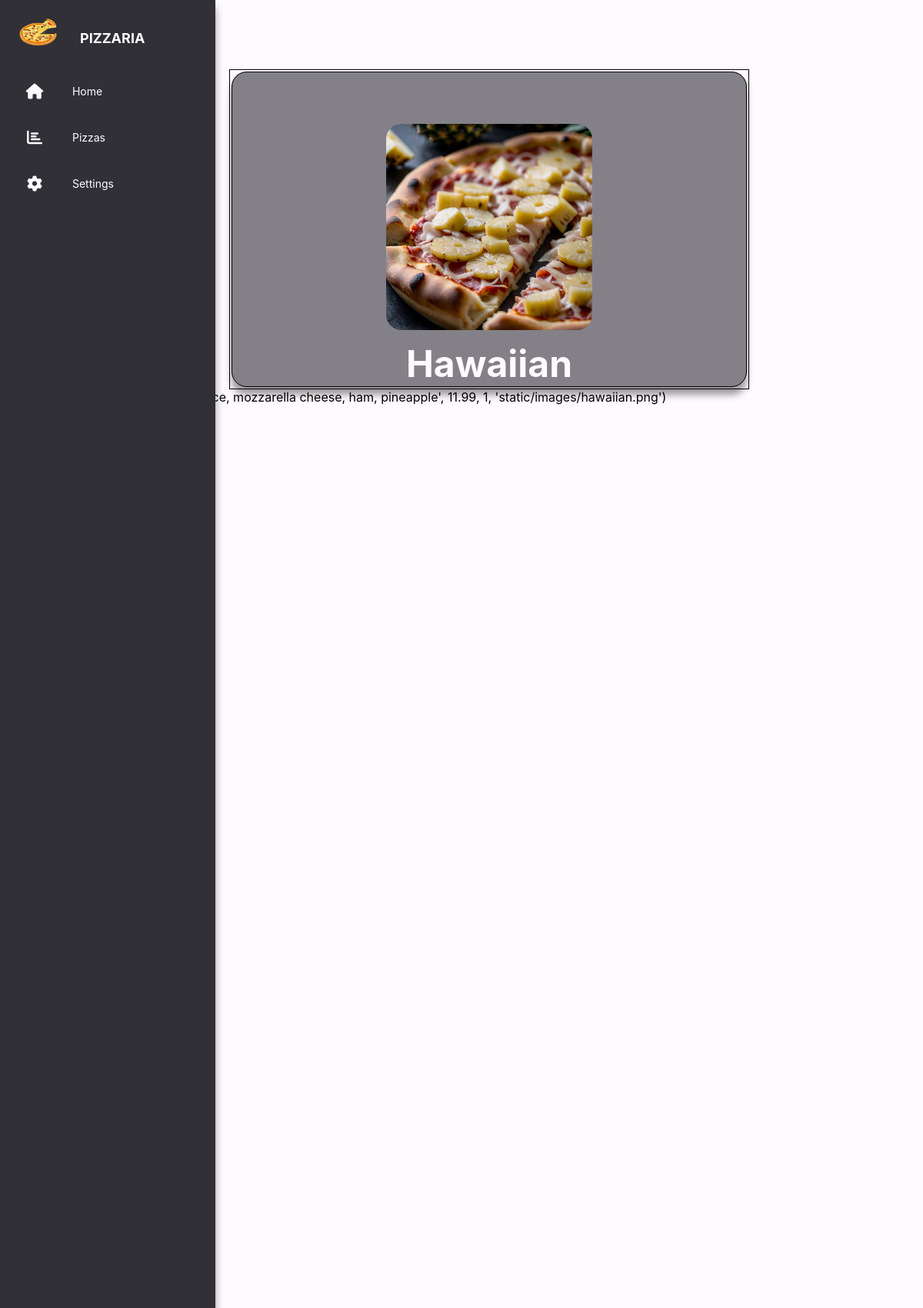
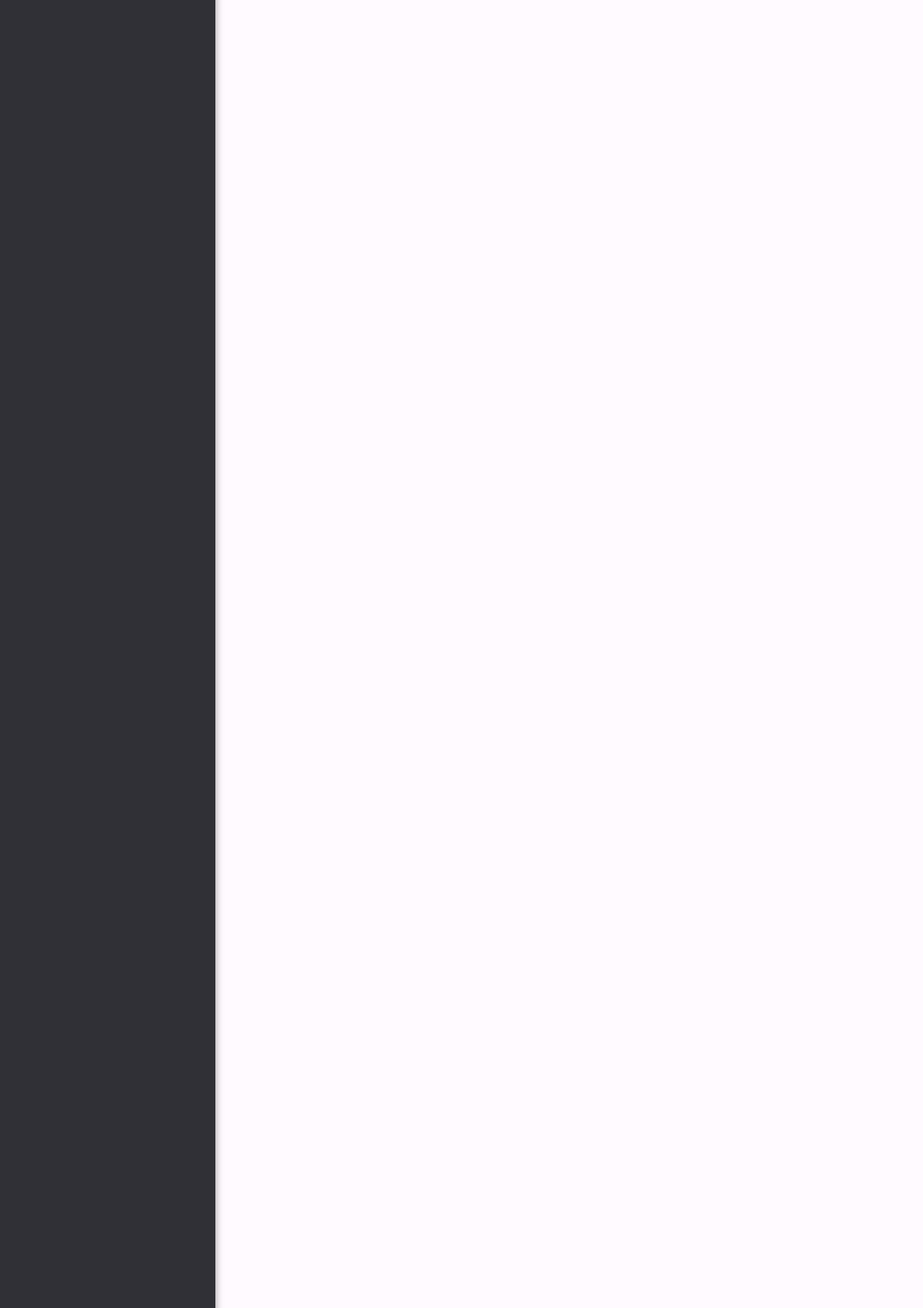
Screenshot of /pizza/3 (upper part) with the database file from the repository (2 pictures, top to bottom).
### tables this page shows
CREATE TABLE Pizza (id INT PRIMARY KEY, name VARCHAR (50), description TEXT, price DECIMAL (8, 2), base INT, photo TEXT, FOREIGN KEY (base) REFERENCES Base (BaseID));

### routes.py (the view)
@app.route("/pizza/<int:id>")
def Pizza(id):
    conn = sqlite3.connect('pizza.db')
    cur = conn.cursor()
    cur.execute('SELECT * FROM Pizza WHERE id = ?', (id,))
    pizza = cur.fetchone()
    return render_template('pizza.html', pizza=pizza)

### templates/pizza.html
{% extends 'layout.html' %}
{% block content %}
<table class="center table_w-60">
    <tr class="table_bg">
        <td class="rounded shadow single_td">
            <img class="single_img rounded" src="/{{pizza[5]}}"/>
            <h1 class="single_title">{{pizza[1]}}</h1>
        </td>
    </tr>
</table>
{{pizza}}
{% endblock %}

### static/css/style.css (style rules this page uses)
* { margin: 0; padding: 0; outline: none; border: none; text-decoration: none; box-sizing: border-box; }
body { background: var(--clr-body-bg); min-height: 5000px; padding-top: 70px; display: flex; flex-direction: column; font-family: 'Inter', sans-serif; padding-left: 6%; }
:root { --clr-body-bg: hsl(300, 100%, 99%); --clr-card-bg: hsl(300, 100%, 99%); --clr-text: hsl(210, 30%, 11%); --clr-heading: hsl(210, 30%, 11%); --clr-footer: hsl(206, 27%, 90%); --clr-a-hover: hsl(240, 8%, 23%); --clr-nav-item: hsl(300, 100%, 99%); --clr-nav-bg: hsl(240, 6%, 20%); --clr-pizza-card: hsla(240, 6%, 20%, 0.595); --clr-pizza-text: hsl(300, 100%, 99%); }
.shadow { box-shadow: 0px 10px 10px 0px rgba(0,0,0,0.6); }
.center { text-align: center; margin: auto; }
.rounded { border-radius: 20px; }
.shadow { box-shadow: 0px 10px 10px 0px rgba(0,0,0,0.4); }
table, th, td { border:1px solid black; }
.table_w-60 { width: 60%; }
.table_bg { background-color: var(--clr-pizza-card); }
.single_img { width: 40%; height: 40%; }
.single_title { padding-top: 10px; font-size: 300%; color: var(--clr-pizza-text); }
.single_td { padding-top: 10%; }

### rows the page displays
Pizza: photo (picture), name "Hawaiian"

### other values shown
{{ pizza }} "(3, 'Hawaiian', 'Tomato sauce, mozzarella cheese, ham, pineapple', 11.99, 1, 'static/images/hawaiian.png')"
